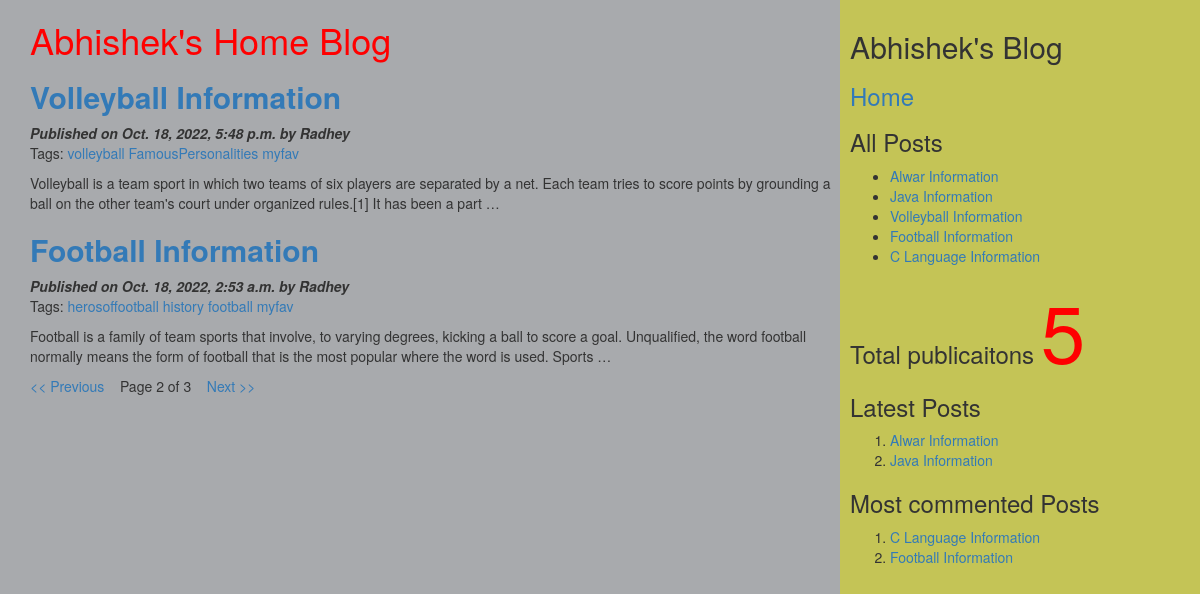
Screenshot of /?page=2 with the database file from the repository.
### myApp/models.py (models this page shows, shortened)
class Post(models.Model):
	tags=TaggableManager()
	STATUS_CHOICE=(('draft',"Draft"),('published','Published'))
	title=models.CharField(max_length=200)
	slug=models.SlugField(max_length=50,unique_for_date='publish')
	author=models.ForeignKey(User,related_name='blog_posts',on_delete=models.CASCADE)
	body=models.TextField()
	publish=models.DateTimeField(default=timezone.now)
	created=models.DateTimeField(auto_now_add=True)
	updated=models.DateTimeField(auto_now=True)
	status=models.CharField(max_length=20,choices=STATUS_CHOICE,default='draft')
	objects=CustomManager()
	class Meta:
		ordering=('-publish',) # single value tuple should end with comma
	def get_absolute_url(self):
		return reverse("post_detail",args=[self.publish.year,self.publish.strftime('%m'),self.publish.strftime('%d'),self.slug])

### myApp/views.py (the view)
# urls.py: path('',post_list_view),
def post_list_view(request,tag_slug=None):
	post_list=Post.objects.all()
	tag=None
	if tag_slug:
		tag=get_object_or_404(Tag,slug=tag_slug) # provided slug
		post_list=post_list.filter(tags__in=[tag])
	paginator=Paginator(post_list,2)
	page_number=request.GET.get('page')
	try:
		post_list=paginator.page(page_number) #updated form
	except PageNotAnInteger:
		post_list=paginator.page(1)
	except EmptyPage:
		post_list=paginator.page(paginator.num_pages)
	d={'post_list':post_list,'tag':tag}
	return render(request,'myApp/post_list.html',d)

### myApp/models.py (called while the page is built)
	def get_queryset(self):
		return super().get_queryset().filter(status='published')

### myApp/templatetags/mytags.py (called while the page is built)
@register.simple_tag
def total_posts():
	return Post.objects.count()

@register.inclusion_tag('myApp/latest_post.html')
def show_latest_posts(count=3):
	latest_post=Post.objects.order_by('-publish')[:count]
	return {'latest_post':latest_post}

@register.simple_tag
def get_most_commented_post(count=2):
	return Post.objects.annotate(total_comments=Count('comments')).order_by('-total_comments')[:count]

@register.simple_tag()
def all_post():
	return Post.objects.all()

### templates/myApp/post_list.html (shortened to what this page needs)
<!DOCTYPE html>
<html>
{%extends 'myApp/parent.html'%}
	{%block content_block%}
		<h1 style="color: red;">Abhishek's Home Blog</h1>
		{%for post in post_list%}
			<a href="{{post.get_absolute_url}}"><h2><b>{{post.title}}</b></h2></a>
			<i><b>Published on {{post.publish}} by {{post.author|title}}</b></i>
			<p>Tags:
				{%for t in post.tags.all%}
					<a href="{%url 'post_list_by_tag_name' t.slug%}">{{t.name}}</a>
				{%endfor%}
			</p>
			<p>{{post.body|truncatewords:40|linebreaks}}</p>
		{%endfor%}
		{%include 'myApp/pagination.html' with page=post_list%}
	{%endblock%}

### templates/myApp/parent.html (shortened to what this page needs)
{%load mytags%}
<!DOCTYPE html>
<html style="height: 100%;">
<head>
	<link rel="stylesheet" href="https://cdn.jsdelivr.net/npm/bootstrap@3.3.7/dist/css/bootstrap.min.css">
</head>
<body>
	<div class="content" style="width: 70%; float:left; background-color: #a8aaad; 	height: 100% ; padding: 0 0 0 30px;" >
		{%block content_block%}
		{%endblock%}
	</div>
	<div class="sidebar" style="width:30%; float:right; background-color:#c4c456; height: 100%; padding: 10px;">
		<h2>Abhishek's Blog</h2>
		<h3><a href="/">Home</a></h3>
		<h3>All Posts</h3>
		{%all_post as all_p%}
		<ul>
			{%for post in all_p%}
				<li><a href="{{post.get_absolute_url}}">{{post.title|title}}</a></li>
			{%endfor%}
		</ul>
		<h3>
			Total publicaitons
			<span style="color: red; font-size: 80px;">
				{%total_posts%}
			</span>
		</h3>
		<h3>Latest Posts</h3>
		{%show_latest_posts 2%}
		<h3>Most commented Posts</h3>
		{%get_most_commented_post as m%}
		<ol>
			{%for post in m%}
				<li><a href="{{post.get_absolute_url}}">{{post.title}}</a></li>
			{%endfor%}
		</ol>
	</div>
</body>
</html>

### templates/myApp/pagination.html
<!DOCTYPE html>
<html>
<body>
	<div class="paginator">
		{%if page.has_previous%}
			<a href="?page={{page.previous_page_number}}"> << Previous</a> &nbsp;&nbsp;
		{%endif%}
		<span>Page {{page.number}} of {{page.paginator.num_pages}}</span> &nbsp;&nbsp;
		{%if page.has_next%}
			<a href="?page={{page.next_page_number}}">Next >> </a> &nbsp;&nbsp;
		{%endif%}
	</div>
</body>
</html>

### templates/myApp/latest_post.html
<!DOCTYPE html>
<html>
<body>
	<ol>
		{%for post in latest_post%}
		<li><a href="{{post.get_absolute_url}}">{{post.title}}</a></li>
		{%endfor%}
	</ol>
</body>
</html>

### templates/myApp/parent.html (style rules this page uses)
html,body { height: 100%; }

### rows the page displays
Post: title "Volleyball Information", publish "Oct. 18, 2022, 5:48 p.m.", author "Radhey", body "Volleyball is a team sport in which two teams of six players are separated by a net. Each team tries to score points by grounding a ball on the other team's court under organized rules.[1] It has been a part …"
Tag: name "volleyball"
Tag: name "FamousPersonalities"
Tag: name "myfav"
Post: title "Football Information", publish "Oct. 18, 2022, 2:53 a.m.", author "Radhey", body "Football is a family of team sports that involve, to varying degrees, kicking a ball to score a goal. Unqualified, the word football normally means the form of football that is the most popular where the word is used. Sports …"
Tag: name "herosoffootball"
Tag: name "history"
Tag: name "football"
Post: title "Alwar Information"
Post: title "Java Information"
Post: title "C Language Information"

### other values shown
{{ page.number }} "2"
{{ page.paginator.num_pages }} "3"
